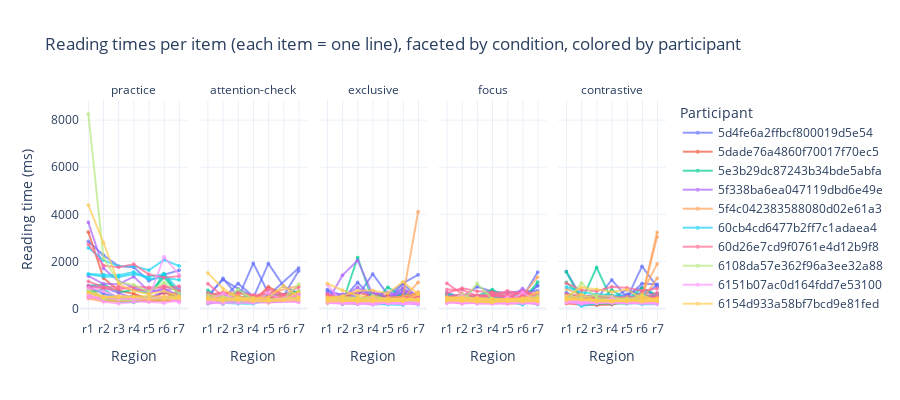

This figure's notebook cell:
### Markdown cell above
## Reading Times

### Code cell
# Replot: every item as an individual line, faceted by condition, color by participant
import plotly.express as px

# Rebuild melted if needed (one row per participant × item × region)
region_cols = [c for c in longform.columns if re.match(r"r\d+$", c)]
plot_df = longform.melt(
    id_vars=['participant_id', 'no', 'condition'],
    value_vars=region_cols,
    var_name='region',
    value_name='reading_time'
).dropna(subset=['reading_time'])

# Ensure region order
full_region_order = [f"r{i}" for i in range(1, 8)]
plot_df['region'] = pd.Categorical(plot_df['region'], categories=full_region_order, ordered=True)

# Create a unique line id per item (so each item is its own trace) and keep color = participant
plot_df['pid_item'] = plot_df['participant_id'].astype(str) + ' | no ' + plot_df['no'].astype(str)

fig = px.line(
    plot_df,
    x='region',
    y='reading_time',
    color='participant_id',        # color by participant
    line_group='pid_item',         # each item -> separate connected line
    facet_col='condition',
    # facet_col_wrap=2,              # <- two columns of facets
    category_orders={'region': full_region_order},
    markers=True,
    template='plotly_white',       
    title='Reading times per item (each item = one line), faceted by condition, colored by participant',
    labels={'reading_time': 'Reading time (ms)', 'region': 'Region'}
)

fig.update_traces(mode='lines+markers', marker={'size':4}, opacity=0.7, hovertemplate=None)
fig.update_layout(legend_title_text='Participant', height=400)
fig.for_each_annotation(lambda a: a.update(text=a.text.split("=")[-1]))  # simplify facet labels
fig.show()

# Save image as png and html
fig.write_image(plots / "reading_times_raw.png", scale=3)
fig.write_html(plots / "reading_times_raw.html", include_plotlyjs='cdn')
